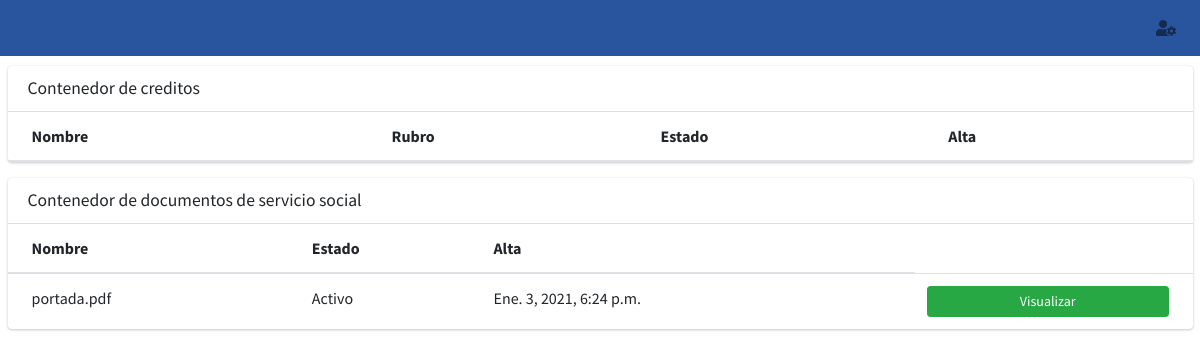
/expediente_alumno/14211756, run on the app's committed database.
### core/models.py (models this page shows)
class Documento_Servicio(models.Model):
    matricula=models.ForeignKey(Expediente_Servicio , null=True, on_delete=models.SET_NULL)
    user=models.ForeignKey(User, on_delete=models.CASCADE, blank=True, null=True)
    directorio=models.FileField(upload_to=rename_folder_documento, max_length=126, blank=True, null=True)
    nombre=models.CharField(max_length=126, blank=True, null=True)
    estado=models.BooleanField(default=True)
    created_at = models.DateTimeField("Creado ", auto_now_add=True)
    updated_at = models.DateTimeField("Actualizado ", auto_now=True)
    class Meta:
        verbose_name="Documento de Servicio"
        verbose_name_plural="Documentos de Servicio"
    def __str__(self):
        return str(self.matricula)

### core/views.py (the view)
# urls.py: path('expediente_alumno/<matricula>',views.expedienteAlumno,name='expediente_alumno'),
def expedienteAlumno(request,matricula=None):
    print(str(matricula))
    data=Credito.objects.filter(matricula__matricula=matricula)
    documentos=Documento_Servicio.objects.filter(matricula__matricula=matricula)
    print("Estos son los creditos: "+str(data))
    print("Estos son los documentos: "+str(documentos))
    contexto={
        'title':'Busqueda Expediente',
        'exp':data,
        'documentos':documentos,
    }
    return render(request,"alumno/detalle_expediente.html",contexto)

### core/models.py (called while the page is built)
    def __str__(self):
        return str(self.matricula)

### templates/alumno/detalle_expediente.html (shortened to what this page needs)
<!DOCTYPE html>
<html>
    <head>
      <link rel="stylesheet" href="/static/iconos/css/all.min.css">
      <link rel="stylesheet" href="/static/css/admin.min.css">
    </head>
    <body>
      <div class="wrapper">
      <nav class="navbar navbar-expand navbar-white navbar-light">
        <ul class="navbar-nav ml-auto">
          <li class="nav-item dropdown">
            <a class="nav-link" data-toggle="dropdown" href="#">
              <i class="fas fa-user-cog"></i>
            </a>
          </li>
        </ul>
      </nav>
      <div class="content">
      <div class="col-lg-12 content-table">
        <div class="card">
          <div class="card-header">
            <h3 class="card-title">Contenedor de creditos</h3>
          </div>
      <div class="card-body table-responsive p-0">
            <table class="table table-hover text-nowrap">
              <thead>
                <tr>
                  <th>Nombre</th>
                  <th>Rubro</th>
                  <th>Estado</th>
                  <th>Alta</th>
                </tr>
              </thead>
            </table>
          </div>
        </div>
      </div>
      <div class="col-lg-12 content-table">
        <div class="card">
          <div class="card-header">
            <h3 class="card-title">Contenedor de documentos de servicio social</h3>
          </div>
          <div class="card-body table-responsive p-0">
            <table class="table table-hover text-nowrap">
              <thead>
                <tr>
                  <th>Nombre</th>
                  <th>Estado</th>
                  <th>Alta</th>
                </tr>
              </thead>
              <tbody>
              {%for value in documentos%}
              <tr>
                <td>{{value.nombre}}</td>
                <td>{%if value.estado == True%}Activo{%else%}Inactivo{%endif%}</td>
                <td>{{value.created_at}}</td>
                <td><a href="{{value.directorio.url}}" type="button" class="btn btn-block btn-success btn-sm">Visualizar</a></td>
              </tr>
              {%endfor%}
              </tbody>
            </table>
          </div>
          </div>
      </div>
      </div>
    </div>
    </body>
</html>

### templates/alumno/detalle_expediente.html (style rules this page uses)
.content-table { margin: 10px 0px; }

### data on the page
Documento_Servicio: nombre "portada.pdf", estado "Activo", created_at "Ene. 3, 2021, 6:24 p.m."
